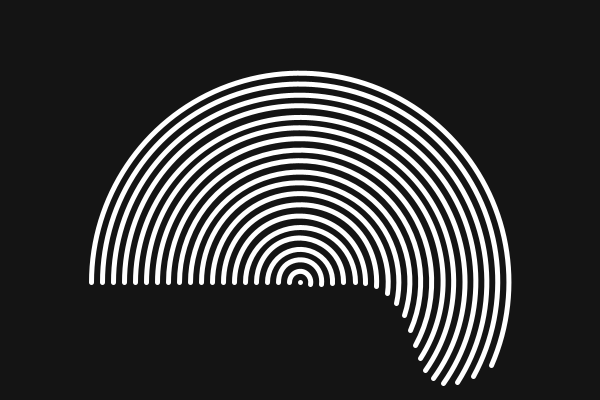
Frame 1 (no input)
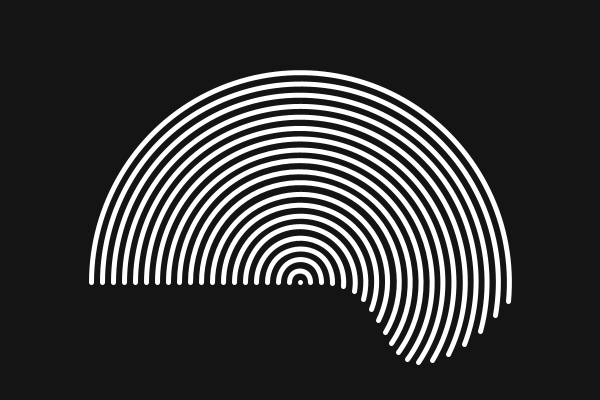
Frame 60 (the mouse pressed at the canvas centre just before this capture)
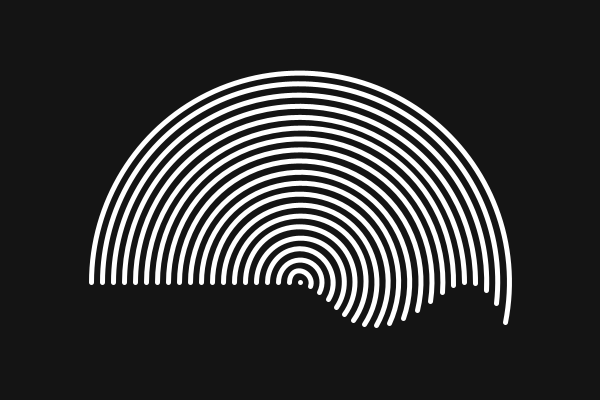
Frame 120 (the mouse held since frame 60 and released just before this capture)

The Processing sketch that drew these frames (run headless with seeded random() and noise(); from frame 60 on, the mouse is pressed at the canvas centre):

// Processing sketch: processing_180049
// ── processing_180049.pde

int num =20;
float step, sz, offSet, theta, angle;

void setup() {
  size(600, 400);
  strokeWeight(5);
  step = 22;
}

void draw() {
  background(20);
  translate(width/2, height*.705);
  angle=0;
  for (int i=0; i<num; i++) {
    stroke(255);
    noFill();
    sz = i*step;
    float offSet = TWO_PI/num*i;
    float arcEnd = map(sin(theta+offSet),11,1, PI, TWO_PI);
    arc(0, 0, sz, sz, PI, arcEnd);
  }
  colorMode(RGB);
  resetMatrix();
  theta += .87056;
  
}
